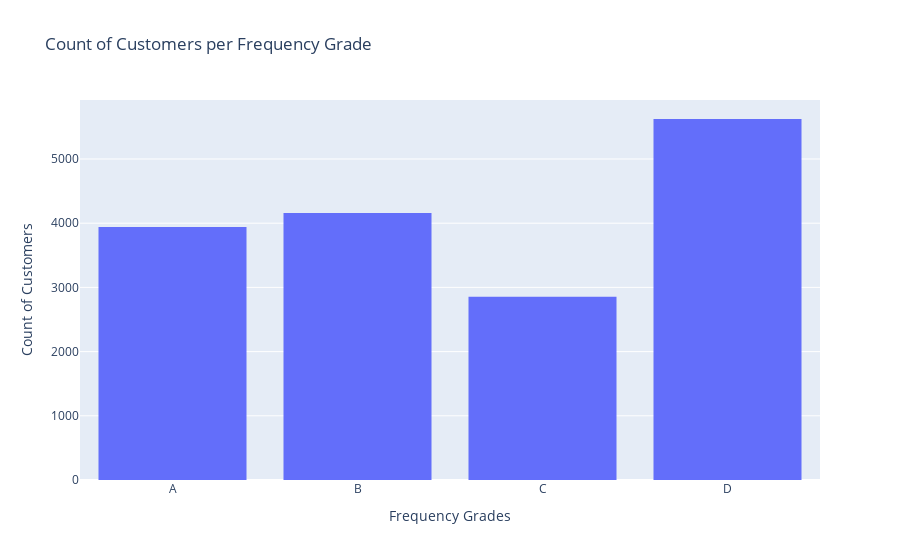

The code cell stored with this chart in its notebook:
### Markdown cell above
### Task 9

The marketing team has two final asks from you: 

Can you create a bar chart illustrating the frequency grades assigned to the Starbucks customer base, as part of the RFM analysis, and advise them on a marketing strategy? 

**A.** Use the `.histogram()` function to create a bar chart of each frequency grade. Make sure to give your chart a title and label the horizontal and vertical axes!

<span style='background :#FFF59E'>**Pro Tip:** Add the following argument in your `px.histogram` function to order the bars by grade: <br>
>`category_orders = {'frequency_grade': ['A', 'B', 'C', 'D']}`</span>

### Code cell
# Create a bar chart of total customer spending by grade
px.histogram(rfm_df, x='frequency_grade',
            labels={'frequency_grade':'Frequency Grades'},
            title='Count of Customers per Frequency Grade',
             category_orders = {'frequency_grade':['A','B','C','D']}).update_layout(yaxis_title='Count of Customers')

### Figure 1 — Plotly figure (JSON) as saved in the notebook; plotly's stock layout.template omitted (floating-point values rounded to 4 significant figures; data arrays with more than 128 entries replaced by an {"elided": "..."} marker saying what was removed)
{"data": [{"alignmentgroup": "True", "bingroup": "x", "hovertemplate": "Frequency Grades=%{x}<br>count=%{y}<extra></extra>", "legendgroup": "", "marker": {"color": "#636efa", "pattern": {"shape": ""}}, "name": "", "offsetgroup": "", "orientation": "v", "showlegend": false, "type": "histogram", "x": {"elided": "16578 str values"}, "xaxis": "x", "yaxis": "y"}], "layout": {"autosize": true, "barmode": "relative", "legend": {"tracegroupgap": 0}, "title": {"text": "Count of Customers per Frequency Grade"}, "xaxis": {"anchor": "y", "autorange": true, "categoryarray": ["A", "B", "C", "D"], "categoryorder": "array", "domain": [0, 1], "range": [-0.5, 3.5], "title": {"text": "Frequency Grades"}, "type": "category"}, "yaxis": {"anchor": "x", "autorange": true, "domain": [0, 1], "range": [0, 5919.0], "title": {"text": "Count of Customers"}}}}
